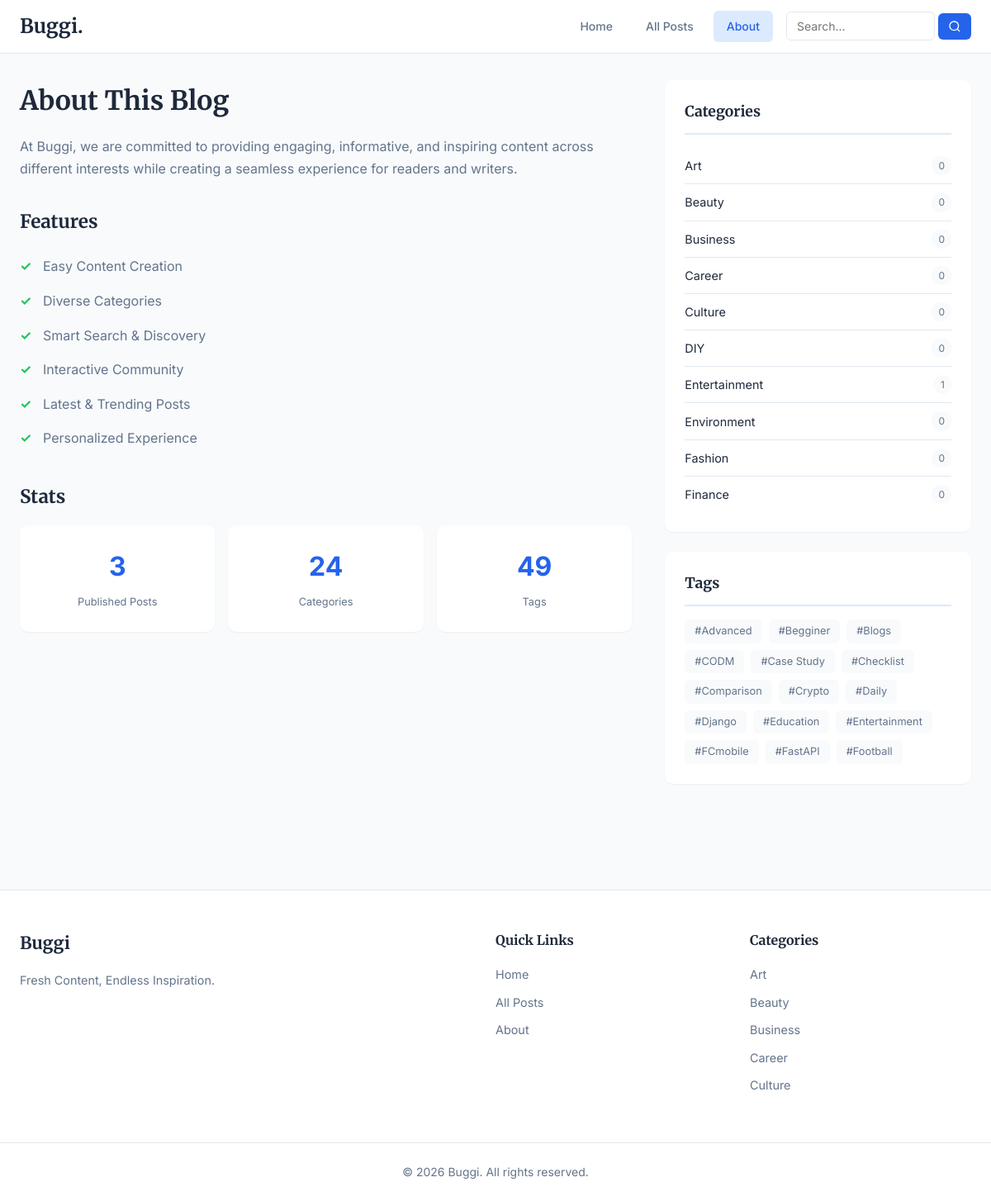
The page /about/ on the database its author committed.
### blog/models.py (models this page shows, shortened)
class Category(models.Model):
    name = models.CharField(max_length=100, unique=True)
    slug = models.SlugField(max_length=100, unique=True)
    description = models.TextField(blank=True)
    class Meta:
        verbose_name_plural = "categories"
        ordering = ['name']
    def get_absolute_url(self):
        return reverse('blog:category_posts', kwargs={'slug': self.slug})
    def post_count(self):
        return self.posts.filter(status='published').count()

class Tag(models.Model):
    name = models.CharField(max_length=50, unique=True)
    slug = models.SlugField(max_length=50, unique=True)
    class Meta:
        ordering = ['name']
    def get_absolute_url(self):
        return reverse('blog:tag_posts', kwargs={'slug': self.slug})

### blog/views.py (the view)
# urls.py: path('about/', views.AboutView.as_view(), name='about'),
class AboutView(View):
    def get(self, request):
        categories = Category.objects.all()
        tags = Tag.objects.all()
        total_posts = Post.objects.filter(status='published').count()
        total_categories = categories.count()
        total_tags = tags.count()
        context = {
            'categories': categories[:10],
            'tags': tags[:15],
            'total_posts': total_posts,
            'total_categories': total_categories,
            'total_tags': total_tags,
        }
        return render(request, 'blog/about.html', context)

### blog/templates/blog/about.html (shortened to what this page needs)
{% extends 'blog/base.html' %}
{% block content %}
<section class="section">
    <div class="about-page">
        <div class="about-content">
            <h1>About This Blog</h1>
            <p>At Buggi, we are committed to providing engaging, informative, and inspiring content across different interests while creating a seamless experience for readers and writers.</p>
            <h2>Features</h2>
            <ul class="feature-list">
                <li>Easy Content Creation</li>
                <li>Diverse Categories</li>
                <li>Smart Search & Discovery</li>
                <li>Interactive Community</li>
                <li>Latest & Trending Posts</li>
                <li>Personalized Experience</li>
            </ul>
            <h2>Stats</h2>
            <div class="stats-grid">
                <div class="stat-card">
                    <span class="stat-number">{{ total_posts }}</span>
                    <span class="stat-label">Published Posts</span>
                </div>
                <div class="stat-card">
                    <span class="stat-number">{{ total_categories }}</span>
                    <span class="stat-label">Categories</span>
                </div>
                <div class="stat-card">
                    <span class="stat-number">{{ total_tags }}</span>
                    <span class="stat-label">Tags</span>
                </div>
            </div>
        </div>
        <aside class="sidebar">
            {% if categories %}
            <div class="sidebar-section">
                <h3>Categories</h3>
                <ul class="sidebar-list">
                    {% for cat in categories %}
                    <li>
                        <a href="{{ cat.get_absolute_url }}">
                            {{ cat.name }}
                            <span class="count">{{ cat.post_count }}</span>
                        </a>
                    </li>
                    {% endfor %}
                </ul>
            </div>
            {% endif %}
            {% if tags %}
            <div class="sidebar-section">
                <h3>Tags</h3>
                <div class="tag-cloud">
                    {% for tag in tags %}
                    <a href="{{ tag.get_absolute_url }}" class="tag">#{{ tag.name }}</a>
                    {% endfor %}
                </div>
            </div>
            {% endif %}
        </aside>
    </div>
</section>
{% endblock %}

### blog/templates/blog/base.html (shortened to what this page needs)
<!DOCTYPE html>
<html lang="en">
<head>
    {% load static %}
    <link rel="stylesheet" href="{% static 'blog/css/style.css' %}">
</head>
<body>
    <header class="header">
        <nav class="navbar">
            <div class="nav-brand">
                <a href="{% url 'blog:home' %}">Buggi.</a>
            </div>
            <ul class="nav-menu">
                <li><a href="{% url 'blog:home' %}" class="{% if request.resolver_match.url_name == 'home' %}active{% endif %}">Home</a></li>
                <li><a href="{% url 'blog:post_list' %}" class="{% if request.resolver_match.url_name == 'post_list' %}active{% endif %}">All Posts</a></li>
                <li><a href="{% url 'blog:about' %}" class="{% if request.resolver_match.url_name == 'about' %}active{% endif %}">About</a></li>
                <li>
                    <form class="search-form" action="{% url 'blog:search' %}" method="get">
                        <input type="text" name="q" placeholder="Search..." value="{{ request.GET.q|default:'' }}">
                        <button type="submit" aria-label="Search">
                            <svg width="16" height="16" viewBox="0 0 24 24" fill="none" stroke="currentColor" stroke-width="2">
                                <circle cx="11" cy="11" r="8"></circle>
                                <path d="m21 21-4.35-4.35"></path>
                            </svg>
                        </button>
                    </form>
                </li>
            </ul>
        </nav>
    </header>
    <main class="main-content">
        {% block content %}{% endblock %}
    </main>
    <footer class="footer">
        <div class="footer-content">
            <div class="footer-section">
                <h3>Buggi</h3>
                <p>Fresh Content, Endless Inspiration.</p>
            </div>
            <div class="footer-section">
                <h4>Quick Links</h4>
                <ul>
                    <li><a href="{% url 'blog:home' %}">Home</a></li>
                    <li><a href="{% url 'blog:post_list' %}">All Posts</a></li>
                    <li><a href="{% url 'blog:about' %}">About</a></li>
                </ul>
            </div>
            <div class="footer-section">
                <h4>Categories</h4>
                <ul>
                    {% for cat in categories|slice:":5" %}
                    <li><a href="{{ cat.get_absolute_url }}">{{ cat.name }}</a></li>
                    {% empty %}
                    <li>No categories yet</li>
                    {% endfor %}
                </ul>
            </div>
        </div>
        <div class="footer-bottom">
            <p>&copy; {% now "Y" %} Buggi. All rights reserved.</p>
        </div>
    </footer>
</body>
</html>

### rows shown on the page
Category: name "Art", post_count "0"
Category: name "Beauty", post_count "0"
Category: name "Business", post_count "0"
Category: name "Career", post_count "0"
Category: name "Culture", post_count "0"
Category: name "DIY", post_count "0"
Category: name "Entertainment", post_count "1"
Category: name "Environment", post_count "0"
Category: name "Fashion", post_count "0"
Category: name "Finance", post_count "0"
Tag: name "Advanced"
Tag: name "Begginer"
Tag: name "Blogs"
Tag: name "CODM"
Tag: name "Case Study"
Tag: name "Checklist"
Tag: name "Comparison"
Tag: name "Crypto"
Tag: name "Daily"
Tag: name "Django"
Tag: name "Education"
Tag: name "Entertainment"
Tag: name "FCmobile"
Tag: name "FastAPI"
Tag: name "Football"

### other values the page prints
{{ total_posts }} "3"
{{ total_categories }} "24"
{{ total_tags }} "49"
